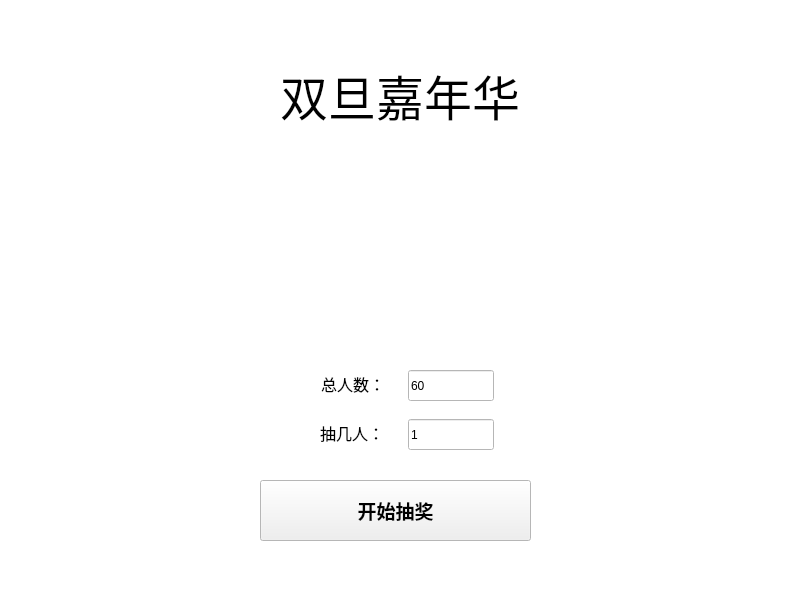
<?xml version="1.0" encoding="UTF-8"?>
<ui version="4.0">
 <class>MainWindow</class>
 <widget class="QMainWindow" name="MainWindow">
  <property name="geometry">
   <rect>
    <x>0</x>
    <y>0</y>
    <width>800</width>
    <height>600</height>
   </rect>
  </property>
  <property name="palette">
   <palette>
    <active>
     <colorrole role="Base">
      <brush brushstyle="SolidPattern">
       <color alpha="255">
        <red>255</red>
        <green>255</green>
        <blue>255</blue>
       </color>
      </brush>
     </colorrole>
     <colorrole role="Window">
      <brush brushstyle="SolidPattern">
       <color alpha="255">
        <red>255</red>
        <green>255</green>
        <blue>255</blue>
       </color>
      </brush>
     </colorrole>
    </active>
    <inactive>
     <colorrole role="Base">
      <brush brushstyle="SolidPattern">
       <color alpha="255">
        <red>255</red>
        <green>255</green>
        <blue>255</blue>
       </color>
      </brush>
     </colorrole>
     <colorrole role="Window">
      <brush brushstyle="SolidPattern">
       <color alpha="255">
        <red>255</red>
        <green>255</green>
        <blue>255</blue>
       </color>
      </brush>
     </colorrole>
    </inactive>
    <disabled>
     <colorrole role="Base">
      <brush brushstyle="SolidPattern">
       <color alpha="255">
        <red>255</red>
        <green>255</green>
        <blue>255</blue>
       </color>
      </brush>
     </colorrole>
     <colorrole role="Window">
      <brush brushstyle="SolidPattern">
       <color alpha="255">
        <red>255</red>
        <green>255</green>
        <blue>255</blue>
       </color>
      </brush>
     </colorrole>
    </disabled>
   </palette>
  </property>
  <property name="windowTitle">
   <string>MainWindow</string>
  </property>
  <widget class="QWidget" name="centralwidget">
   <widget class="QWidget" name="verticalLayoutWidget">
    <property name="geometry">
     <rect>
      <x>0</x>
      <y>40</y>
      <width>801</width>
      <height>111</height>
     </rect>
    </property>
    <layout class="QVBoxLayout" name="verticalLayout">
     <property name="spacing">
      <number>0</number>
     </property>
     <item alignment="Qt::AlignHCenter|Qt::AlignVCenter">
      <widget class="QLabel" name="label_title">
       <property name="font">
        <font>
         <family>黑体</family>
         <pointsize>36</pointsize>
        </font>
       </property>
       <property name="text">
        <string>双旦嘉年华</string>
       </property>
      </widget>
     </item>
    </layout>
   </widget>
   <widget class="QWidget" name="verticalLayoutWidget_2">
    <property name="geometry">
     <rect>
      <x>0</x>
      <y>160</y>
      <width>801</width>
      <height>191</height>
     </rect>
    </property>
    <layout class="QVBoxLayout" name="verticalLayout_2">
     <item>
      <widget class="QLabel" name="label_num">
       <property name="sizePolicy">
        <sizepolicy hsizetype="Expanding" vsizetype="Expanding">
         <horstretch>0</horstretch>
         <verstretch>0</verstretch>
        </sizepolicy>
       </property>
       <property name="font">
        <font>
         <family>华光方珊瑚_CNKI</family>
         <pointsize>72</pointsize>
        </font>
       </property>
       <property name="styleSheet">
        <string notr="true">color : rgb(255, 0, 0)</string>
       </property>
       <property name="text">
        <string/>
       </property>
       <property name="alignment">
        <set>Qt::AlignCenter</set>
       </property>
      </widget>
     </item>
    </layout>
   </widget>
   <widget class="QPushButton" name="pushButton">
    <property name="geometry">
     <rect>
      <x>260</x>
      <y>480</y>
      <width>271</width>
      <height>61</height>
     </rect>
    </property>
    <property name="font">
     <font>
      <family>微软雅黑</family>
      <pointsize>14</pointsize>
      <weight>75</weight>
      <bold>true</bold>
     </font>
    </property>
    <property name="text">
     <string>开始抽奖</string>
    </property>
   </widget>
   <widget class="QLineEdit" name="lineEdit_pertime">
    <property name="geometry">
     <rect>
      <x>408</x>
      <y>419</y>
      <width>86</width>
      <height>31</height>
     </rect>
    </property>
    <property name="text">
     <string>1</string>
    </property>
   </widget>
   <widget class="QLabel" name="label_3">
    <property name="geometry">
     <rect>
      <x>320</x>
      <y>419</y>
      <width>80</width>
      <height>27</height>
     </rect>
    </property>
    <property name="font">
     <font>
      <family>微软雅黑</family>
      <pointsize>12</pointsize>
     </font>
    </property>
    <property name="text">
     <string>抽几人：</string>
    </property>
   </widget>
   <widget class="QLineEdit" name="lineEdit_people">
    <property name="geometry">
     <rect>
      <x>408</x>
      <y>370</y>
      <width>86</width>
      <height>31</height>
     </rect>
    </property>
    <property name="text">
     <string>60</string>
    </property>
   </widget>
   <widget class="QLabel" name="label">
    <property name="geometry">
     <rect>
      <x>321</x>
      <y>370</y>
      <width>80</width>
      <height>27</height>
     </rect>
    </property>
    <property name="font">
     <font>
      <family>微软雅黑</family>
      <pointsize>12</pointsize>
     </font>
    </property>
    <property name="text">
     <string>总人数：</string>
    </property>
   </widget>
   <widget class="QLabel" name="label_2">
    <property name="geometry">
     <rect>
      <x>20</x>
      <y>0</y>
      <width>131</width>
      <height>71</height>
     </rect>
    </property>
    <property name="text">
     <string/>
    </property>
    <property name="pixmap">
     <pixmap>logo.png</pixmap>
    </property>
   </widget>
  </widget>
 </widget>
 <resources/>
 <connections/>
</ui>
